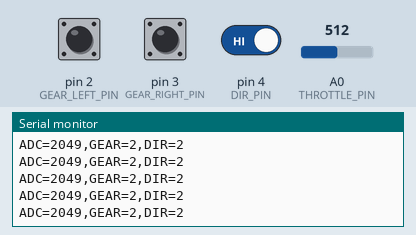
Recording of a sketch running on a simulated Arduino Uno, built with avr-gcc and run on an emulated ATmega328P. On the bench: the last lines printed to the serial monitor. The inputs (shaded band) are chosen by the test bench; at power-on: A0 (THROTTLE_PIN) = 512, pin 2 (GEAR_LEFT_PIN) LOW, pin 3 (GEAR_RIGHT_PIN) LOW, pin 4 (DIR_PIN) HIGH.

Above: at 1.2 s.
1.3 s: A0 (THROTTLE_PIN) set to 716
At 2.4 s:
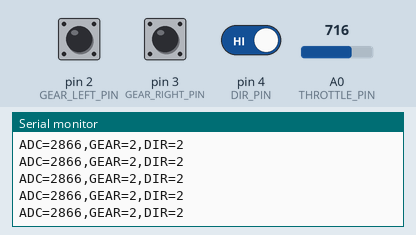
2.8 s: pin 2 (GEAR_LEFT_PIN) pulled HIGH for 0.15 s
4.4 s: pin 3 (GEAR_RIGHT_PIN) pulled HIGH for 0.15 s
6.0 s: pin 4 (DIR_PIN) driven LOW
At 7.1 s:
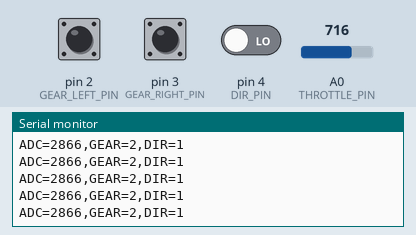
7.5 s: pin 2 (GEAR_LEFT_PIN) pulled HIGH for 1 s
At 8.0 s:
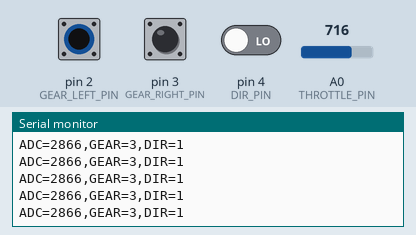
10.0 s: pin 3 (GEAR_RIGHT_PIN) pulled HIGH for 1 s
At 10.9 s:
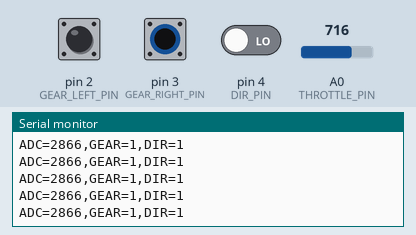
Timing chart, 0 to 13.0 s (numbered marks = the images above; inputs shaded):
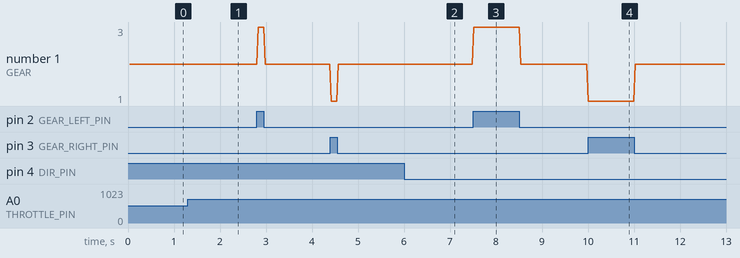

Measured:
- after the input at 1.3 s, the serial monitor: prints a new line at once (image 1)
- after the input at 6.0 s, the serial monitor: prints a new line at once (image 2)
- after the input at 7.5 s, the serial monitor: prints a new line at once (image 3)
- after the input at 10.0 s, the serial monitor: prints a new line at once (image 4)

The sketch:

Throtlle.ino
```cpp
// Arduino Uno - Throttle + Gear Sender for Speedometer Web UI
// Reads an analog input (e.g. potentiometer) on A0 for throttle,
// and two digital pins for the handlebar gear rocker (I / II / III),
// then sends both over serial in one line the web UI understands:
//   ADC=<0..4095>,GEAR=<1|2|3>
//
// Throttle wiring (if using a potentiometer as throttle):
//   Pot pin 1 -> 5V
//   Pot pin 2 (wiper) -> A0
//   Pot pin 3 -> GND
//
// Gear rocker wiring (per the throttle housing, confirmed by multimeter):
//   Brown wire (centre, common) -> 5V
//   White wire                  -> D2 (GEAR_LEFT_PIN), + 10k ohm resistor D2 to GND
//   Blue wire                   -> D3 (GEAR_RIGHT_PIN), + 10k ohm resistor D3 to GND
// (The pull-down resistors are required because the centre wire is 5V, not
//  GND, so the signal pins would otherwise float when the switch isn't
//  pressing them high. Uno has no built-in pull-down, only pull-up.)
// Note: "LEFT"/"RIGHT" here are just pin labels carried over from testing —
// they don't necessarily match the physical left/right of the switch body.
// What matters is D2=white, D3=blue, matching the truth table below.
//
// Truth table (confirmed with multimeter + Serial Monitor testing):
//   LEFT=0, RIGHT=0 -> Gear II  (Normal)
//   LEFT=1, RIGHT=0 -> Gear III (Sport)
//   LEFT=0, RIGHT=1 -> Gear I   (Eco)
//
// F/R (forward/reverse) rocker wiring — SEPARATE connector, only 2 wires
// since it's a 2-state switch (unlike the 3-wire gear rocker):
//   Blue wire   -> 5V (common)
//   Yellow wire -> D4 (DIR_PIN), + 10k ohm resistor D4 to GND
//
// ASSUMED (not yet multimeter-confirmed — check with Serial Monitor the
// same way the gear table above was confirmed, flip DIR_REVERSED_WHEN_HIGH
// below if F and R come out backwards):
//   DIR_PIN = LOW  -> Forward
//   DIR_PIN = HIGH -> Reverse
//
// Must match the baud rate used in script.js (115200).

const int THROTTLE_PIN   = A0;  // analog input pin
const int GEAR_LEFT_PIN  = 2;   // digital input, needs 10k pull-down to GND
const int GEAR_RIGHT_PIN = 3;   // digital input, needs 10k pull-down to GND
const int DIR_PIN        = 4;   // digital input, needs 10k pull-down to GND

// Flip this to false if testing shows HIGH = Forward instead of Reverse.
const bool DIR_REVERSED_WHEN_HIGH = true;

const unsigned long BAUD_RATE = 115200;
const unsigned long SEND_INTERVAL_MS = 30; // ~33 updates/sec, smooth enough for the gauge

unsigned long lastSendTime = 0;

// Debounced digital read: takes two samples 2ms apart and only trusts the
// result if they agree. Retries a few times if the pin is bouncing/noisy,
// then just returns the latest sample rather than retrying forever (an
// unbounded retry loop could hang the loop() if a pin stays noisy).
int readDebounced(int pin) {
  const int MAX_ATTEMPTS = 10;

  for (int attempt = 0; attempt < MAX_ATTEMPTS; attempt++) {
    int a = digitalRead(pin);
    delay(2);
    int b = digitalRead(pin);
    if (a == b) return a;
  }

  return digitalRead(pin); // give up trying to settle, just use the latest read
}

int readGear() {
  bool left  = readDebounced(GEAR_LEFT_PIN)  == HIGH;
  bool right = readDebounced(GEAR_RIGHT_PIN) == HIGH;

  if (left && !right)  return 3; // Sport
  if (!left && right)  return 1; // Eco
  return 2;                      // Normal (both low, or the rare both-high glitch)
}

// Returns 1 for Forward, 2 for Reverse.
int readDirection() {
  bool high = readDebounced(DIR_PIN) == HIGH;
  bool reverse = DIR_REVERSED_WHEN_HIGH ? high : !high;
  return reverse ? 2 : 1;
}

void setup() {
  Serial.begin(BAUD_RATE);
  pinMode(THROTTLE_PIN, INPUT);
  pinMode(GEAR_LEFT_PIN, INPUT);
  pinMode(GEAR_RIGHT_PIN, INPUT);
  pinMode(DIR_PIN, INPUT);
}

void loop() {
  unsigned long now = millis();

  if (now - lastSendTime >= SEND_INTERVAL_MS) {
    lastSendTime = now;

    int raw = analogRead(THROTTLE_PIN); // 0..1023 on Uno

    // Web UI expects a 0..4095 style ADC range (STM32 12-bit ADC).
    // Uno's ADC is 10-bit (0..1023), so scale it up to keep the
    // same ADC=1120..4095 mapping used in script.js.
    int scaled = map(raw, 0, 1023, 0, 4095);
    int gear = readGear();
    int dir = readDirection();

    Serial.print("ADC=");
    Serial.print(scaled);
    Serial.print(",GEAR=");
    Serial.print(gear);
    Serial.print(",DIR=");
    Serial.println(dir);
  }
}
```
